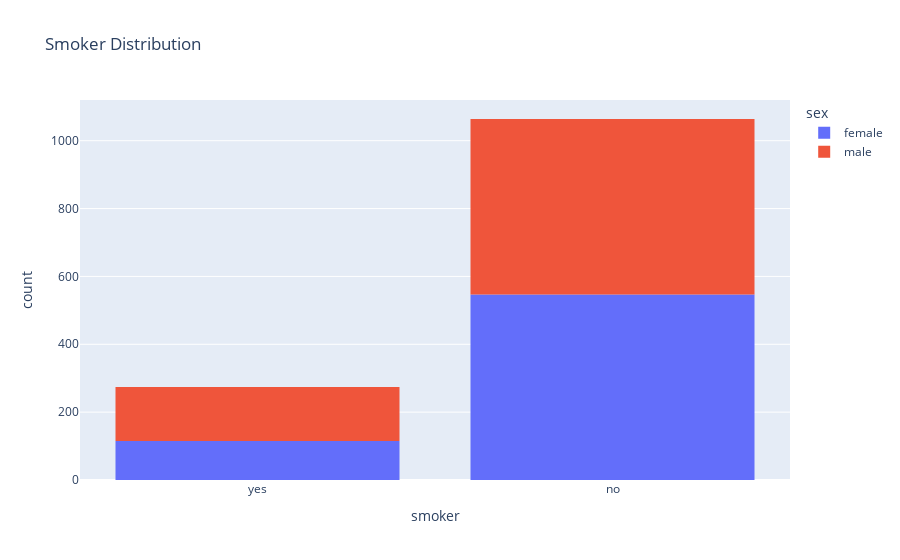

Notebook code for this chart:
### Code cell
px.histogram(medical_df,x='smoker',color='sex',title='Smoker Distribution')

### Figure 1 — Plotly figure (JSON) as saved in the notebook; plotly's stock layout.template omitted (floating-point values rounded to 4 significant figures; data arrays with more than 128 entries replaced by an {"elided": "..."} marker saying what was removed)
{"data": [{"alignmentgroup": "True", "bingroup": "x", "hovertemplate": "sex=female<br>smoker=%{x}<br>count=%{y}<extra></extra>", "legendgroup": "female", "marker": {"color": "#636efa", "pattern": {"shape": ""}}, "name": "female", "offsetgroup": "female", "orientation": "v", "showlegend": true, "type": "histogram", "x": {"elided": "662 str values"}, "xaxis": "x", "yaxis": "y"}, {"alignmentgroup": "True", "bingroup": "x", "hovertemplate": "sex=male<br>smoker=%{x}<br>count=%{y}<extra></extra>", "legendgroup": "male", "marker": {"color": "#EF553B", "pattern": {"shape": ""}}, "name": "male", "offsetgroup": "male", "orientation": "v", "showlegend": true, "type": "histogram", "x": {"elided": "676 str values"}, "xaxis": "x", "yaxis": "y"}], "layout": {"barmode": "relative", "legend": {"title": {"text": "sex"}, "tracegroupgap": 0}, "title": {"text": "Smoker Distribution"}, "xaxis": {"anchor": "y", "domain": [0, 1], "title": {"text": "smoker"}}, "yaxis": {"anchor": "x", "domain": [0, 1], "title": {"text": "count"}}}}
